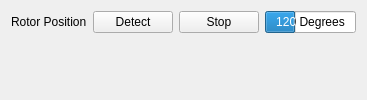
        <widget class="QWidget" name="tab_3">
         <attribute name="title">
          <string>Inductance Position Detection</string>
         </attribute>
         <layout class="QVBoxLayout" name="verticalLayout_5">
          <item>
           <layout class="QGridLayout" name="gridLayout_8">
            <item row="0" column="3">
             <widget class="QProgressBar" name="rotorPosBar">
              <property name="maximum">
               <number>359</number>
              </property>
              <property name="value">
               <number>120</number>
              </property>
              <property name="format">
               <string>%v Degrees</string>
              </property>
             </widget>
            </item>
            <item row="0" column="1">
             <widget class="QPushButton" name="detectButton">
              <property name="text">
               <string>Detect</string>
              </property>
             </widget>
            </item>
            <item row="0" column="0">
             <widget class="QLabel" name="label_11">
              <property name="text">
               <string>Rotor Position</string>
              </property>
             </widget>
            </item>
            <item row="0" column="2">
             <widget class="QPushButton" name="stopDetectButton">
              <property name="text">
               <string>Stop</string>
              </property>
             </widget>
            </item>
           </layout>
          </item>
          <item>
           <widget class="QCustomPlot" name="realtimePlotPosition" native="true">
            <property name="sizePolicy">
             <sizepolicy hsizetype="Preferred" vsizetype="MinimumExpanding">
              <horstretch>0</horstretch>
              <verstretch>0</verstretch>
             </sizepolicy>
            </property>
           </widget>
          </item>
          <item>
           <spacer name="verticalSpacer_2">
            <property name="orientation">
             <enum>Qt::Vertical</enum>
            </property>
            <property name="sizeHint" stdset="0">
             <size>
              <width>20</width>
              <height>40</height>
             </size>
            </property>
           </spacer>
          </item>
         </layout>
        </widget>
